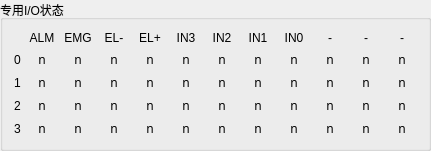
    <widget class="QGroupBox" name="groupBox_4">
     <property name="title">
      <string>专用I/O状态</string>
     </property>
     <layout class="QGridLayout" name="gridLayout_2" columnminimumwidth="0,30,30,30,30,30,30,30,30,30,30,30">
      <item row="0" column="1">
       <widget class="QLabel" name="label_7">
        <property name="text">
         <string>ALM</string>
        </property>
        <property name="alignment">
         <set>Qt::AlignCenter</set>
        </property>
       </widget>
      </item>
      <item row="0" column="2">
       <widget class="QLabel" name="label_8">
        <property name="text">
         <string>EMG</string>
        </property>
        <property name="alignment">
         <set>Qt::AlignCenter</set>
        </property>
       </widget>
      </item>
      <item row="0" column="3">
       <widget class="QLabel" name="label_10">
        <property name="text">
         <string>EL-</string>
        </property>
        <property name="alignment">
         <set>Qt::AlignCenter</set>
        </property>
       </widget>
      </item>
      <item row="0" column="4">
       <widget class="QLabel" name="label_9">
        <property name="text">
         <string>EL+</string>
        </property>
        <property name="alignment">
         <set>Qt::AlignCenter</set>
        </property>
       </widget>
      </item>
      <item row="0" column="5">
       <widget class="QLabel" name="label_12">
        <property name="text">
         <string>IN3</string>
        </property>
        <property name="alignment">
         <set>Qt::AlignCenter</set>
        </property>
       </widget>
      </item>
      <item row="0" column="6">
       <widget class="QLabel" name="label_13">
        <property name="text">
         <string>IN2</string>
        </property>
        <property name="alignment">
         <set>Qt::AlignCenter</set>
        </property>
       </widget>
      </item>
      <item row="0" column="7">
       <widget class="QLabel" name="label_11">
        <property name="text">
         <string>IN1</string>
        </property>
        <property name="alignment">
         <set>Qt::AlignCenter</set>
        </property>
       </widget>
      </item>
      <item row="0" column="8">
       <widget class="QLabel" name="label_14">
        <property name="text">
         <string>IN0</string>
        </property>
        <property name="alignment">
         <set>Qt::AlignCenter</set>
        </property>
       </widget>
      </item>
      <item row="0" column="9">
       <widget class="QLabel" name="label_17">
        <property name="text">
         <string>-</string>
        </property>
        <property name="alignment">
         <set>Qt::AlignCenter</set>
        </property>
       </widget>
      </item>
      <item row="0" column="10">
       <widget class="QLabel" name="label_16">
        <property name="text">
         <string>-</string>
        </property>
        <property name="alignment">
         <set>Qt::AlignCenter</set>
        </property>
       </widget>
      </item>
      <item row="0" column="11">
       <widget class="QLabel" name="label_15">
        <property name="text">
         <string>-</string>
        </property>
        <property name="alignment">
         <set>Qt::AlignCenter</set>
        </property>
       </widget>
      </item>
      <item row="1" column="0">
       <widget class="QLabel" name="label_18">
        <property name="text">
         <string>0</string>
        </property>
        <property name="alignment">
         <set>Qt::AlignCenter</set>
        </property>
       </widget>
      </item>
      <item row="1" column="1">
       <widget class="QLabel" name="slmtp0">
        <property name="font">
         <font>
          <family>Webdings</family>
         </font>
        </property>
        <property name="text">
         <string>n</string>
        </property>
        <property name="alignment">
         <set>Qt::AlignCenter</set>
        </property>
       </widget>
      </item>
      <item row="1" column="2">
       <widget class="QLabel" name="slmtm0">
        <property name="font">
         <font>
          <family>Webdings</family>
         </font>
        </property>
        <property name="text">
         <string>n</string>
        </property>
        <property name="alignment">
         <set>Qt::AlignCenter</set>
        </property>
       </widget>
      </item>
      <item row="1" column="3">
       <widget class="QLabel" name="elp0">
        <property name="font">
         <font>
          <family>Webdings</family>
         </font>
        </property>
        <property name="text">
         <string>n</string>
        </property>
        <property name="alignment">
         <set>Qt::AlignCenter</set>
        </property>
       </widget>
      </item>
      <item row="1" column="4">
       <widget class="QLabel" name="elm0">
        <property name="font">
         <font>
          <family>Webdings</family>
         </font>
        </property>
        <property name="text">
         <string>n</string>
        </property>
        <property name="alignment">
         <set>Qt::AlignCenter</set>
        </property>
       </widget>
      </item>
      <item row="1" column="5">
       <widget class="QLabel" name="emg0">
        <property name="font">
         <font>
          <family>Webdings</family>
         </font>
        </property>
        <property name="text">
         <string>n</string>
        </property>
        <property name="alignment">
         <set>Qt::AlignCenter</set>
        </property>
       </widget>
      </item>
      <item row="1" column="6">
       <widget class="QLabel" name="index0">
        <property name="font">
         <font>
          <family>Webdings</family>
         </font>
        </property>
        <property name="text">
         <string>n</string>
        </property>
        <property name="alignment">
         <set>Qt::AlignCenter</set>
        </property>
       </widget>
      </item>
      <item row="1" column="7">
       <widget class="QLabel" name="org0">
        <property name="font">
         <font>
          <family>Webdings</family>
         </font>
        </property>
        <property name="text">
         <string>n</string>
        </property>
        <property name="alignment">
         <set>Qt::AlignCenter</set>
        </property>
       </widget>
      </item>
      <item row="1" column="8">
       <widget class="QLabel" name="pa0">
        <property name="font">
         <font>
          <family>Webdings</family>
         </font>
        </property>
        <property name="text">
         <string>n</string>
        </property>
        <property name="alignment">
         <set>Qt::AlignCenter</set>
        </property>
       </widget>
      </item>
      <item row="1" column="9">
       <widget class="QLabel" name="pb0">
        <property name="font">
         <font>
          <family>Webdings</family>
         </font>
        </property>
        <property name="text">
         <string>n</string>
        </property>
        <property name="alignment">
         <set>Qt::AlignCenter</set>
        </property>
       </widget>
      </item>
      <item row="1" column="10">
       <widget class="QLabel" name="inp0">
        <property name="font">
         <font>
          <family>Webdings</family>
         </font>
        </property>
        <property name="text">
         <string>n</string>
        </property>
        <property name="alignment">
         <set>Qt::AlignCenter</set>
        </property>
       </widget>
      </item>
      <item row="1" column="11">
       <widget class="QLabel" name="alm0">
        <property name="font">
         <font>
          <family>Webdings</family>
         </font>
        </property>
        <property name="text">
         <string>n</string>
        </property>
        <property name="alignment">
         <set>Qt::AlignCenter</set>
        </property>
       </widget>
      </item>
      <item row="2" column="0">
       <widget class="QLabel" name="label_19">
        <property name="text">
         <string>1</string>
        </property>
        <property name="alignment">
         <set>Qt::AlignCenter</set>
        </property>
       </widget>
      </item>
      <item row="2" column="1">
       <widget class="QLabel" name="slmtp1">
        <property name="font">
         <font>
          <family>Webdings</family>
         </font>
        </property>
        <property name="text">
         <string>n</string>
        </property>
        <property name="alignment">
         <set>Qt::AlignCenter</set>
        </property>
       </widget>
      </item>
      <item row="2" column="2">
       <widget class="QLabel" name="slmtm1">
        <property name="font">
         <font>
          <family>Webdings</family>
         </font>
        </property>
        <property name="text">
         <string>n</string>
        </property>
        <property name="alignment">
         <set>Qt::AlignCenter</set>
        </property>
       </widget>
      </item>
      <item row="2" column="3">
       <widget class="QLabel" name="elp1">
        <property name="font">
         <font>
          <family>Webdings</family>
         </font>
        </property>
        <property name="text">
         <string>n</string>
        </property>
        <property name="alignment">
         <set>Qt::AlignCenter</set>
        </property>
       </widget>
      </item>
      <item row="2" column="4">
       <widget class="QLabel" name="elm1">
        <property name="font">
         <font>
          <family>Webdings</family>
         </font>
        </property>
        <property name="text">
         <string>n</string>
        </property>
        <property name="alignment">
         <set>Qt::AlignCenter</set>
        </property>
       </widget>
      </item>
      <item row="2" column="5">
       <widget class="QLabel" name="emg1">
        <property name="font">
         <font>
          <family>Webdings</family>
         </font>
        </property>
        <property name="text">
         <string>n</string>
        </property>
        <property name="alignment">
         <set>Qt::AlignCenter</set>
        </property>
       </widget>
      </item>
      <item row="2" column="6">
       <widget class="QLabel" name="index1">
        <property name="font">
         <font>
          <family>Webdings</family>
         </font>
        </property>
        <property name="text">
         <string>n</string>
        </property>
        <property name="alignment">
         <set>Qt::AlignCenter</set>
        </property>
       </widget>
      </item>
      <item row="2" column="7">
       <widget class="QLabel" name="org1">
        <property name="font">
         <font>
          <family>Webdings</family>
         </font>
        </property>
        <property name="text">
         <string>n</string>
        </property>
        <property name="alignment">
         <set>Qt::AlignCenter</set>
        </property>
       </widget>
      </item>
      <item row="2" column="8">
       <widget class="QLabel" name="pa1">
        <property name="font">
         <font>
          <family>Webdings</family>
         </font>
        </property>
        <property name="text">
         <string>n</string>
        </property>
        <property name="alignment">
         <set>Qt::AlignCenter</set>
        </property>
       </widget>
      </item>
      <item row="2" column="9">
       <widget class="QLabel" name="pb1">
        <property name="font">
         <font>
          <family>Webdings</family>
         </font>
        </property>
        <property name="text">
         <string>n</string>
        </property>
        <property name="alignment">
         <set>Qt::AlignCenter</set>
        </property>
       </widget>
      </item>
      <item row="2" column="10">
       <widget class="QLabel" name="inp1">
        <property name="font">
         <font>
          <family>Webdings</family>
         </font>
        </property>
        <property name="text">
         <string>n</string>
        </property>
        <property name="alignment">
         <set>Qt::AlignCenter</set>
        </property>
       </widget>
      </item>
      <item row="2" column="11">
       <widget class="QLabel" name="alm1">
        <property name="font">
         <font>
          <family>Webdings</family>
         </font>
        </property>
        <property name="text">
         <string>n</string>
        </property>
        <property name="alignment">
         <set>Qt::AlignCenter</set>
        </property>
       </widget>
      </item>
      <item row="3" column="0">
       <widget class="QLabel" name="label_20">
        <property name="text">
         <string>2</string>
        </property>
        <property name="alignment">
         <set>Qt::AlignCenter</set>
        </property>
       </widget>
      </item>
      <item row="3" column="1">
       <widget class="QLabel" name="slmtp2">
        <property name="font">
         <font>
          <family>Webdings</family>
         </font>
        </property>
        <property name="text">
         <string>n</string>
        </property>
        <property name="alignment">
         <set>Qt::AlignCenter</set>
        </property>
       </widget>
      </item>
      <item row="3" column="2">
       <widget class="QLabel" name="slmtm2">
        <property name="font">
         <font>
          <family>Webdings</family>
         </font>
        </property>
        <property name="text">
         <string>n</string>
        </property>
        <property name="alignment">
         <set>Qt::AlignCenter</set>
        </property>
       </widget>
      </item>
      <item row="3" column="3">
       <widget class="QLabel" name="elp2">
        <property name="font">
         <font>
          <family>Webdings</family>
         </font>
        </property>
        <property name="text">
         <string>n</string>
        </property>
        <property name="alignment">
         <set>Qt::AlignCenter</set>
        </property>
       </widget>
      </item>
      <item row="3" column="4">
       <widget class="QLabel" name="elm2">
        <property name="font">
         <font>
          <family>Webdings</family>
         </font>
        </property>
        <property name="text">
         <string>n</string>
        </property>
        <property name="alignment">
         <set>Qt::AlignCenter</set>
        </property>
       </widget>
      </item>
      <item row="3" column="5">
       <widget class="QLabel" name="emg2">
        <property name="font">
         <font>
          <family>Webdings</family>
         </font>
        </property>
        <property name="text">
         <string>n</string>
        </property>
        <property name="alignment">
         <set>Qt::AlignCenter</set>
        </property>
       </widget>
      </item>
      <item row="3" column="6">
       <widget class="QLabel" name="index2">
        <property name="font">
         <font>
          <family>Webdings</family>
         </font>
        </property>
        <property name="text">
         <string>n</string>
        </property>
        <property name="alignment">
         <set>Qt::AlignCenter</set>
        </property>
       </widget>
      </item>
      <item row="3" column="7">
       <widget class="QLabel" name="org2">
        <property name="font">
         <font>
          <family>Webdings</family>
         </font>
        </property>
        <property name="text">
         <string>n</string>
        </property>
        <property name="alignment">
         <set>Qt::AlignCenter</set>
        </property>
       </widget>
      </item>
      <item row="3" column="8">
       <widget class="QLabel" name="pa2">
        <property name="font">
         <font>
          <family>Webdings</family>
         </font>
        </property>
        <property name="text">
         <string>n</string>
        </property>
        <property name="alignment">
         <set>Qt::AlignCenter</set>
        </property>
       </widget>
      </item>
      <item row="3" column="9">
       <widget class="QLabel" name="pb2">
        <property name="font">
         <font>
          <family>Webdings</family>
         </font>
        </property>
        <property name="text">
         <string>n</string>
        </property>
        <property name="alignment">
         <set>Qt::AlignCenter</set>
        </property>
       </widget>
      </item>
      <item row="3" column="10">
       <widget class="QLabel" name="inp2">
        <property name="font">
         <font>
          <family>Webdings</family>
         </font>
        </property>
        <property name="text">
         <string>n</string>
        </property>
        <property name="alignment">
         <set>Qt::AlignCenter</set>
        </property>
       </widget>
      </item>
      <item row="3" column="11">
       <widget class="QLabel" name="alm2">
        <property name="font">
         <font>
          <family>Webdings</family>
         </font>
        </property>
        <property name="text">
         <string>n</string>
        </property>
        <property name="alignment">
         <set>Qt::AlignCenter</set>
        </property>
       </widget>
      </item>
      <item row="4" column="0">
       <widget class="QLabel" name="label_21">
        <property name="text">
         <string>3</string>
        </property>
        <property name="alignment">
         <set>Qt::AlignCenter</set>
        </property>
       </widget>
      </item>
      <item row="4" column="1">
       <widget class="QLabel" name="slmtp3">
        <property name="font">
         <font>
          <family>Webdings</family>
         </font>
        </property>
        <property name="text">
         <string>n</string>
        </property>
        <property name="alignment">
         <set>Qt::AlignCenter</set>
        </property>
       </widget>
      </item>
      <item row="4" column="2">
       <widget class="QLabel" name="slmtm3">
        <property name="font">
         <font>
          <family>Webdings</family>
         </font>
        </property>
        <property name="text">
         <string>n</string>
        </property>
        <property name="alignment">
         <set>Qt::AlignCenter</set>
        </property>
       </widget>
      </item>
      <item row="4" column="3">
       <widget class="QLabel" name="elp3">
        <property name="font">
         <font>
          <family>Webdings</family>
         </font>
        </property>
        <property name="text">
         <string>n</string>
        </property>
        <property name="alignment">
         <set>Qt::AlignCenter</set>
        </property>
       </widget>
      </item>
      <item row="4" column="4">
       <widget class="QLabel" name="elm3">
        <property name="font">
         <font>
          <family>Webdings</family>
         </font>
        </property>
        <property name="text">
         <string>n</string>
        </property>
        <property name="alignment">
         <set>Qt::AlignCenter</set>
        </property>
       </widget>
      </item>
      <item row="4" column="5">
       <widget class="QLabel" name="emg3">
        <property name="font">
         <font>
          <family>Webdings</family>
         </font>
        </property>
        <property name="text">
         <string>n</string>
        </property>
        <property name="alignment">
         <set>Qt::AlignCenter</set>
        </property>
       </widget>
      </item>
      <item row="4" column="6">
       <widget class="QLabel" name="index3">
        <property name="font">
         <font>
          <family>Webdings</family>
         </font>
        </property>
        <property name="text">
         <string>n</string>
        </property>
        <property name="alignment">
         <set>Qt::AlignCenter</set>
        </property>
       </widget>
      </item>
      <item row="4" column="7">
       <widget class="QLabel" name="org3">
        <property name="font">
         <font>
          <family>Webdings</family>
         </font>
        </property>
        <property name="text">
         <string>n</string>
        </property>
        <property name="alignment">
         <set>Qt::AlignCenter</set>
        </property>
       </widget>
      </item>
      <item row="4" column="8">
       <widget class="QLabel" name="pa3">
        <property name="font">
         <font>
          <family>Webdings</family>
         </font>
        </property>
        <property name="text">
         <string>n</string>
        </property>
        <property name="alignment">
         <set>Qt::AlignCenter</set>
        </property>
       </widget>
      </item>
      <item row="4" column="9">
       <widget class="QLabel" name="pb3">
        <property name="font">
         <font>
          <family>Webdings</family>
         </font>
        </property>
        <property name="text">
         <string>n</string>
        </property>
        <property name="alignment">
         <set>Qt::AlignCenter</set>
        </property>
       </widget>
      </item>
      <item row="4" column="10">
       <widget class="QLabel" name="inp3">
        <property name="font">
         <font>
          <family>Webdings</family>
         </font>
        </property>
        <property name="text">
         <string>n</string>
        </property>
        <property name="alignment">
         <set>Qt::AlignCenter</set>
        </property>
       </widget>
      </item>
      <item row="4" column="11">
       <widget class="QLabel" name="alm3">
        <property name="font">
         <font>
          <family>Webdings</family>
         </font>
        </property>
        <property name="text">
         <string>n</string>
        </property>
        <property name="alignment">
         <set>Qt::AlignCenter</set>
        </property>
       </widget>
      </item>
     </layout>
    </widget>
